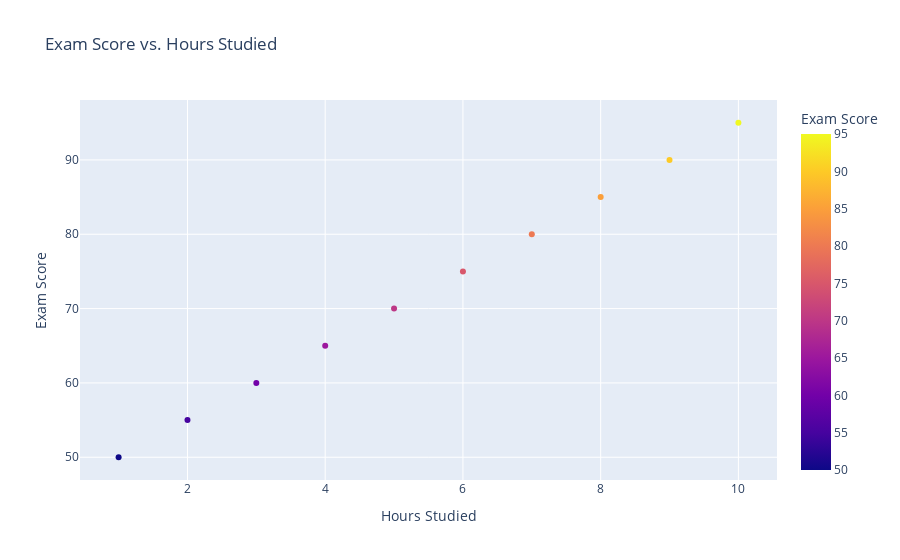

Write notebook code for a chart like this one.
### Markdown cell above
## 3. Creating a Scatter Plot

Scatter plots are used to visualize the relationship between two variables. Plotly allows you to create interactive scatter plots where users can zoom, pan, and hover over individual data points to get more information.

### Code cell
# Sample data
data = {
    'Hours Studied': [1, 2, 3, 4, 5, 6, 7, 8, 9, 10],
    'Exam Score': [50, 55, 60, 65, 70, 75, 80, 85, 90, 95]
}

# Creating a scatter plot using Plotly Express
fig = px.scatter(data, x='Hours Studied', y='Exam Score', title='Exam Score vs. Hours Studied', color='Exam Score')

# Display the figure
fig.show()

### Figure 1 — Plotly figure (JSON) as saved in the notebook; plotly's stock layout.template omitted (floating-point values rounded to 4 significant figures)
{"data": [{"hovertemplate": "Hours Studied=%{x}<br>Exam Score=%{marker.color}<extra></extra>", "legendgroup": "", "marker": {"color": [50, 55, 60, 65, 70, 75, 80, 85, 90, 95], "coloraxis": "coloraxis", "symbol": "circle"}, "mode": "markers", "name": "", "orientation": "v", "showlegend": false, "type": "scatter", "x": [1, 2, 3, 4, 5, 6, 7, 8, 9, 10], "xaxis": "x", "y": [50, 55, 60, 65, 70, 75, 80, 85, 90, 95], "yaxis": "y"}], "layout": {"coloraxis": {"colorbar": {"title": {"text": "Exam Score"}}, "colorscale": [[0, "#0d0887"], [0.1111, "#46039f"], [0.2222, "#7201a8"], [0.3333, "#9c179e"], [0.4444, "#bd3786"], [0.5556, "#d8576b"], [0.6667, "#ed7953"], [0.7778, "#fb9f3a"], [0.8889, "#fdca26"], [1, "#f0f921"]]}, "legend": {"tracegroupgap": 0}, "title": {"text": "Exam Score vs. Hours Studied"}, "xaxis": {"anchor": "y", "domain": [0, 1], "title": {"text": "Hours Studied"}}, "yaxis": {"anchor": "x", "domain": [0, 1], "title": {"text": "Exam Score"}}}}
